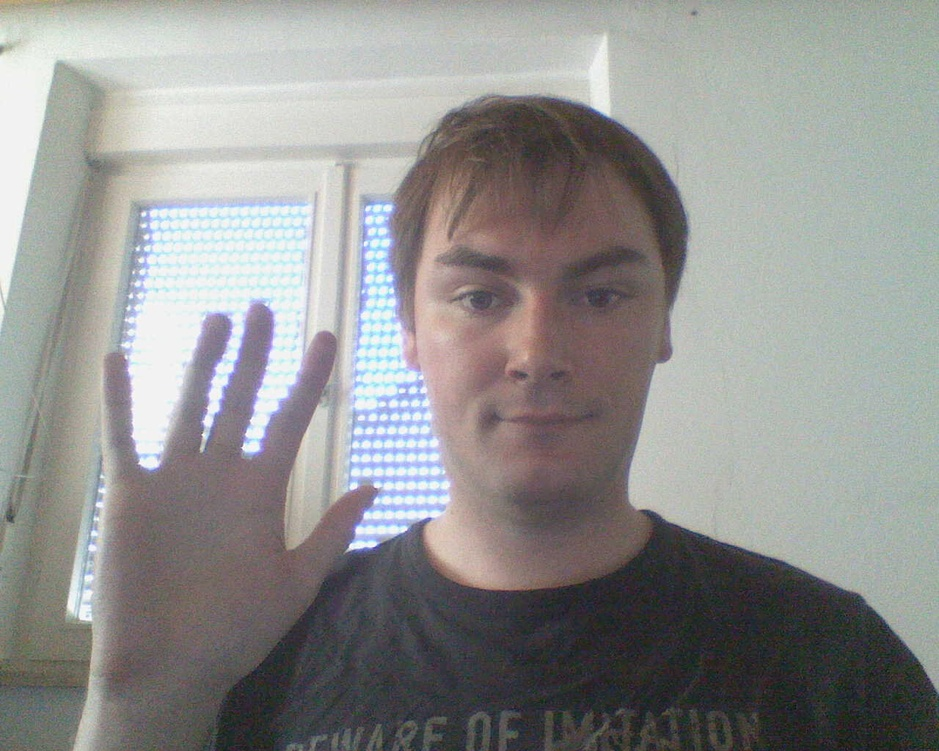
#> input picture test.jpg, 939 x 751 px, shrunk from 1280 x 1024 before the run, given in place of the camera
$ python skinDetect.py
#> lines starting #> are read from the running program, lines starting #| are printed output that depends on the picture; after the words box and inside, x2 and y2 are one past the last pixel; in counts of white or black regions, pixels touching at a corner belong together

''' Detect human skin tone and draw a boundary around it.
Useful for gesture recognition and motion tracking.
Usage:
	python skinDetect.py
	This will start the program. Press any key to exit.
Inspired by: http://stackoverflow.com/a/14756351/1463143
Date: 08 June 2013
Author: Sameer Khan samkhan13.wordpress.com
License: Creative Commons Zero (CC0 1.0)
https://creativecommons.org/publicdomain/zero/1.0/
'''

# Required moduls
import cv2
import numpy

# Constants for finding range of skin color in YCrCb
min_YCrCb = numpy.array([0,133,77],numpy.uint8)
max_YCrCb = numpy.array([255,173,127],numpy.uint8)

# Create a window to display the camera feed
cv2.namedWindow('Camera Output')

# Get pointer to video frames from primary device
videoFrame = cv2.VideoCapture(0)

# Process the video frames
keyPressed = -1 # -1 indicates no key pressed

while(keyPressed < 0): # any key pressed has a value >= 0

    # Grab video frame, decode it and return next video frame
    readSucsess, sourceImage = videoFrame.read()
#> sourceImage is the input picture: shape (751, 939, 3); mean B, G, R 143.3, 144.8, 145

    # Convert image to YCrCb
    imageYCrCb = cv2.cvtColor(sourceImage,cv2.COLOR_BGR2YCR_CB)
#> imageYCrCb: shape (751, 939, 3); mean of channels 0, 1, 2 144.7, 128.2, 127.2

    # Find region with skin tone in YCrCb image
    skinRegion = cv2.inRange(imageYCrCb,min_YCrCb,max_YCrCb)
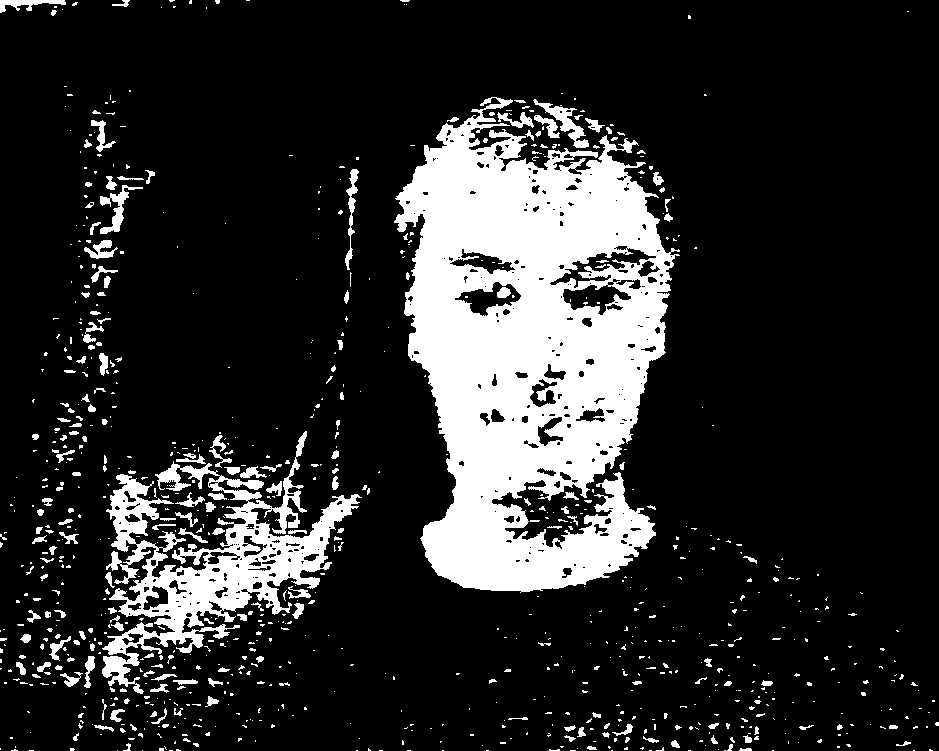
#> skinRegion: shape (751, 939); 17.1% white; 898 white regions (698 under 20 px)

    # Do contour detection on skin region
    contours, hierarchy = cv2.findContours(skinRegion, cv2.RETR_EXTERNAL, cv2.CHAIN_APPROX_SIMPLE)
#> contours = 885 contours, 777 with area under 20; largest, box (x1, y1, x2, y2) and area: (394, 97, 680, 593) 90964, (102, 431, 362, 694) 19152, (533, 99, 589, 148) 610, (100, 185, 143, 234) 476, (345, 169, 359, 270) 332

    # Draw the contour on the source image
    for i, c in enumerate(contours):
        area = cv2.contourArea(c)
        if area > 1000:
            cv2.drawContours(sourceImage, contours, i, (0, 255, 0), 3)
#> this loop made 885 passes
#> area on passes 51, 672, 861: 35, 19152.5, 90964
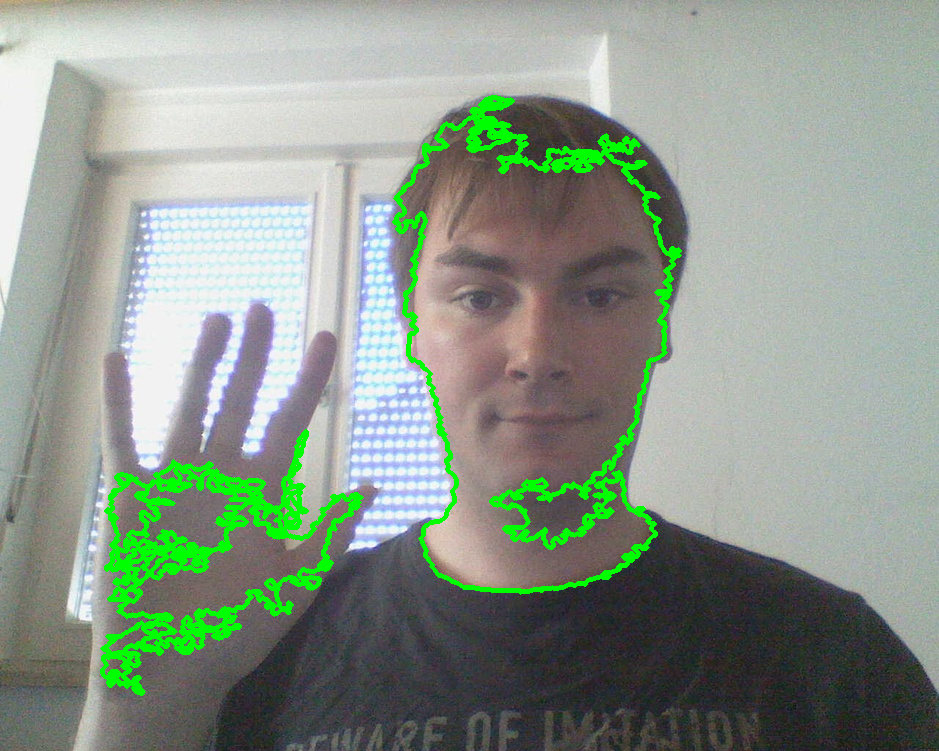
#> sourceImage: shape (751, 939, 3); 4.4% of pixels changed, all inside (x1, y1, x2, y2) = (100, 95, 682, 696)

    # Display the source image
    cv2.imshow('Camera Output',sourceImage)

    # Check for user input to close program
    keyPressed = cv2.waitKey(2) # wait 2 millisecond in each iteration of while loop
#> (key Esc is pressed here)

# Close window and camera after exiting the while loop
cv2.destroyWindow('Camera Output')
videoFrame.release()
